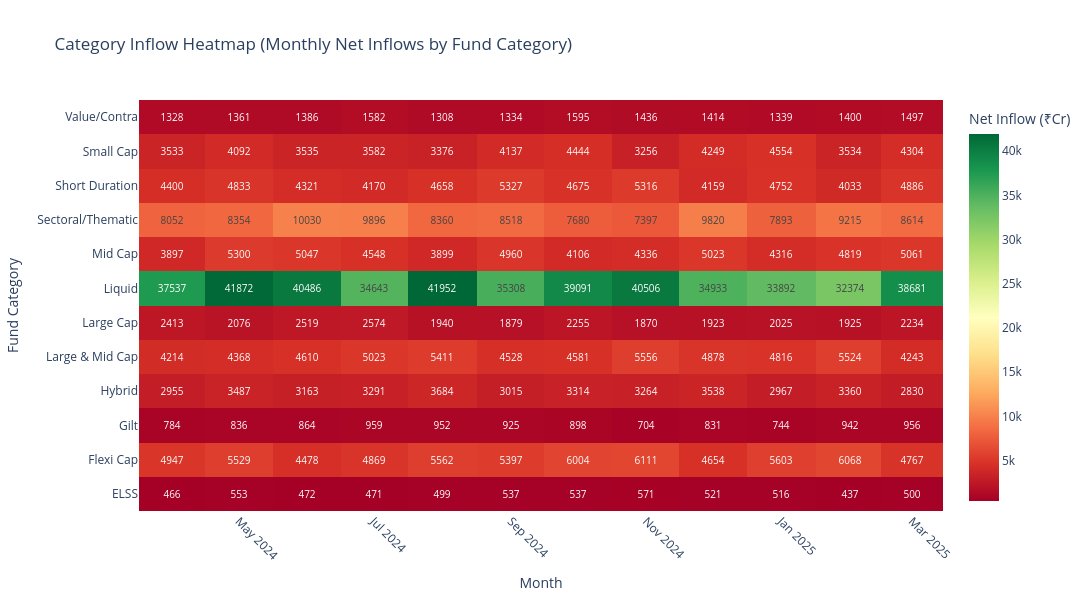

Here is the notebook cell this chart was saved with:
### Markdown cell above
## 4. Category Inflow Heatmap (Months vs Categories)
**Finding:** The heatmap reveals seasonal patterns in category inflows, with ELSS and Flexi Cap showing strong consistency, while debt funds show cyclical patterns tied to interest rate movements.

### Code cell
# Create pivot table for heatmap
category_pivot = category_inflows.pivot_table(
    index='category',
    columns='month',
    values='net_inflow_crore',
    aggfunc='sum'
)

# Sort columns by date
category_pivot = category_pivot[sorted(category_pivot.columns)]

# Create heatmap
fig = go.Figure(data=go.Heatmap(
    z=category_pivot.values,
    x=category_pivot.columns,
    y=category_pivot.index,
    colorscale='RdYlGn',
    text=category_pivot.values.round(0),
    texttemplate='%{text:.0f}',
    textfont={"size": 10},
    colorbar=dict(title='Net Inflow (₹Cr)')
))

fig.update_layout(
    title='Category Inflow Heatmap (Monthly Net Inflows by Fund Category)',
    xaxis_title='Month',
    yaxis_title='Fund Category',
    height=600,
    width=1400,
    xaxis_tickangle=45
)

fig.write_html('../reports/04_category_inflow_heatmap.html')
# Ensure x-values are strings for Kaleido image export
try:
    for _tr in fig.data:
        if hasattr(_tr, 'x') and _tr.x is not None:
            _tr.x = [str(x) for x in _tr.x]
except Exception:
    pass
# Stringify datetime-like items in layout/traces for Kaleido
try:
    for _tr in fig.data:
        if hasattr(_tr, 'x') and _tr.x is not None:
            _tr.x = [str(x) for x in _tr.x]
except Exception:
    pass
try:
    if hasattr(fig.layout, 'annotations') and fig.layout.annotations is not None:
        for _ann in fig.layout.annotations:
            if hasattr(_ann, 'x') and _ann.x is not None:
                _ann.x = str(_ann.x)
            if hasattr(_ann, 'y') and _ann.y is not None:
                _ann.y = str(_ann.y)
except Exception:
    pass
try:
    if hasattr(fig.layout, 'xaxis') and hasattr(fig.layout.xaxis, 'range') and fig.layout.xaxis.range is not None:
        fig.layout.xaxis.range = [str(v) for v in fig.layout.xaxis.range]
except Exception:
    pass
fig.write_image(r'../reports/04_category_inflow_heatmap.png', scale=2)
fig.show()
print('Category Inflow Heatmap saved!')

### Figure 1 — Plotly figure (JSON) as saved in the notebook; plotly's stock layout.template omitted (floating-point values rounded to 4 significant figures; data arrays with more than 128 entries replaced by an {"elided": "..."} marker saying what was removed)
{"data": [{"colorbar": {"title": {"text": "Net Inflow (₹Cr)"}}, "colorscale": [[0.0, "rgb(165,0,38)"], [0.1, "rgb(215,48,39)"], [0.2, "rgb(244,109,67)"], [0.3, "rgb(253,174,97)"], [0.4, "rgb(254,224,139)"], [0.5, "rgb(255,255,191)"], [0.6, "rgb(217,239,139)"], [0.7, "rgb(166,217,106)"], [0.8, "rgb(102,189,99)"], [0.9, "rgb(26,152,80)"], [1.0, "rgb(0,104,55)"]], "text": {"elided": "12x12 float values"}, "textfont": {"size": 10}, "texttemplate": "%{text:.0f}", "type": "heatmap", "x": ["2024-04-01T00:00:00.000000", "2024-05-01T00:00:00.000000", "2024-06-01T00:00:00.000000", "2024-07-01T00:00:00.000000", "2024-08-01T00:00:00.000000", "2024-09-01T00:00:00.000000", "2024-10-01T00:00:00.000000", "2024-11-01T00:00:00.000000", "2024-12-01T00:00:00.000000", "2025-01-01T00:00:00.000000", "2025-02-01T00:00:00.000000", "2025-03-01T00:00:00.000000"], "y": ["ELSS", "Flexi Cap", "Gilt", "Hybrid", "Large & Mid Cap", "Large Cap", "Liquid", "Mid Cap", "Sectoral/Thematic", "Short Duration", "Small Cap", "Value/Contra"], "z": {"elided": "12x12 float values"}}], "layout": {"height": 600, "title": {"text": "Category Inflow Heatmap (Monthly Net Inflows by Fund Category)"}, "width": 1400, "xaxis": {"tickangle": 45, "title": {"text": "Month"}}, "yaxis": {"title": {"text": "Fund Category"}}}}
